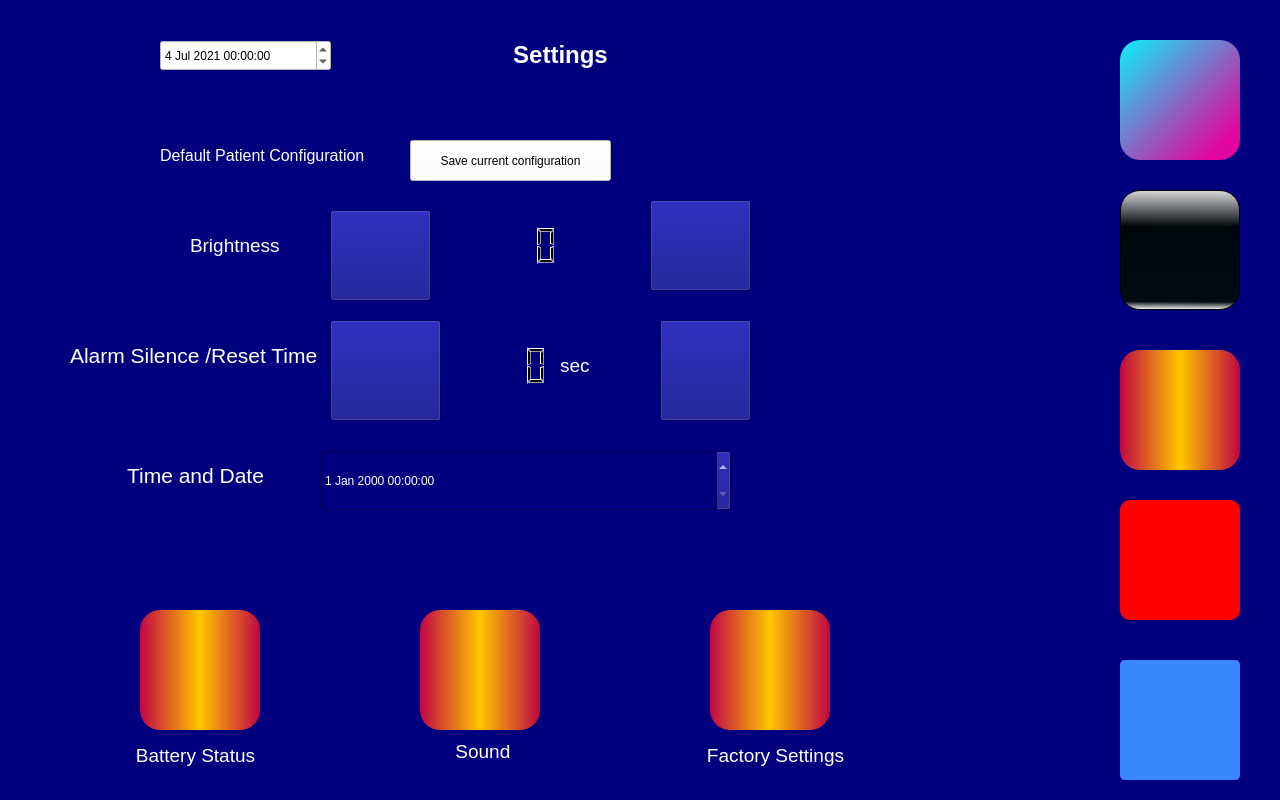
<?xml version="1.0" encoding="UTF-8"?>
<ui version="4.0">
 <class>Form</class>
 <widget class="QWidget" name="Form">
  <property name="geometry">
   <rect>
    <x>0</x>
    <y>0</y>
    <width>1280</width>
    <height>800</height>
   </rect>
  </property>
  <property name="windowTitle">
   <string>Form</string>
  </property>
  <property name="styleSheet">
   <string notr="true">background-color: rgb(0, 0, 127);</string>
  </property>
  <widget class="QFrame" name="frame">
   <property name="geometry">
    <rect>
     <x>0</x>
     <y>0</y>
     <width>1280</width>
     <height>800</height>
    </rect>
   </property>
   <property name="styleSheet">
    <string notr="true">QFrame{
background-color: rgb(0, 0, 127);
border-radius:10px;
border:solid None rgb(255,255,255);





}</string>
   </property>
   <property name="frameShape">
    <enum>QFrame::StyledPanel</enum>
   </property>
   <property name="frameShadow">
    <enum>QFrame::Raised</enum>
   </property>
   <widget class="QLabel" name="label">
    <property name="geometry">
     <rect>
      <x>480</x>
      <y>30</y>
      <width>161</width>
      <height>51</height>
     </rect>
    </property>
    <property name="text">
     <string>&lt;html&gt;&lt;head/&gt;&lt;body&gt;&lt;p&gt;&lt;span style=&quot; font-size:18pt; font-weight:600; color:#ffffff;&quot;&gt;Settings&lt;/span&gt;&lt;/p&gt;&lt;/body&gt;&lt;/html&gt;</string>
    </property>
    <property name="alignment">
     <set>Qt::AlignCenter</set>
    </property>
   </widget>
   <widget class="QLabel" name="label_2">
    <property name="geometry">
     <rect>
      <x>160</x>
      <y>140</y>
      <width>231</width>
      <height>31</height>
     </rect>
    </property>
    <property name="text">
     <string>&lt;html&gt;&lt;head/&gt;&lt;body&gt;&lt;p&gt;&lt;span style=&quot; font-size:12pt; color:#ffffff;&quot;&gt;Default Patient Configuration&lt;/span&gt;&lt;/p&gt;&lt;/body&gt;&lt;/html&gt;</string>
    </property>
   </widget>
   <widget class="QLabel" name="label_3">
    <property name="geometry">
     <rect>
      <x>190</x>
      <y>230</y>
      <width>101</width>
      <height>31</height>
     </rect>
    </property>
    <property name="text">
     <string>&lt;html&gt;&lt;head/&gt;&lt;body&gt;&lt;p&gt;&lt;span style=&quot; font-size:14pt; color:#ffffff;&quot;&gt;Brightness&lt;/span&gt;&lt;/p&gt;&lt;/body&gt;&lt;/html&gt;</string>
    </property>
   </widget>
   <widget class="QLabel" name="label_5">
    <property name="geometry">
     <rect>
      <x>70</x>
      <y>330</y>
      <width>251</width>
      <height>51</height>
     </rect>
    </property>
    <property name="text">
     <string>&lt;html&gt;&lt;head/&gt;&lt;body&gt;&lt;p align=&quot;center&quot;&gt;&lt;span style=&quot; font-size:16pt; color:#ffffff;&quot;&gt;Alarm Silence /Reset Time &lt;/span&gt;&lt;/p&gt;&lt;/body&gt;&lt;/html&gt;</string>
    </property>
   </widget>
   <widget class="QPushButton" name="pushButton_5">
    <property name="geometry">
     <rect>
      <x>410</x>
      <y>140</y>
      <width>201</width>
      <height>41</height>
     </rect>
    </property>
    <property name="toolTip">
     <string>&lt;html&gt;&lt;head/&gt;&lt;body&gt;&lt;p&gt;&lt;span style=&quot; font-size:14pt; color:#ffffff;&quot;&gt;Save current configuration&lt;/span&gt;&lt;/p&gt;&lt;/body&gt;&lt;/html&gt;</string>
    </property>
    <property name="styleSheet">
     <string notr="true">QPushButton{ background-color:white;
font: 12pt &quot;MS Shell Dlg 2&quot;;
 }

QPushButton:pressed{ background-color: orange; }
</string>
    </property>
    <property name="text">
     <string>Save current configuration</string>
    </property>
   </widget>
   <widget class="QLCDNumber" name="lcdNumber">
    <property name="geometry">
     <rect>
      <x>440</x>
      <y>310</y>
      <width>111</width>
      <height>111</height>
     </rect>
    </property>
   </widget>
   <widget class="QLabel" name="label_4">
    <property name="geometry">
     <rect>
      <x>560</x>
      <y>350</y>
      <width>47</width>
      <height>31</height>
     </rect>
    </property>
    <property name="text">
     <string>&lt;html&gt;&lt;head/&gt;&lt;body&gt;&lt;p&gt;&lt;span style=&quot; font-size:14pt; color:#ffffff;&quot;&gt;sec&lt;/span&gt;&lt;/p&gt;&lt;/body&gt;&lt;/html&gt;</string>
    </property>
   </widget>
   <widget class="QPushButton" name="pushButton_10">
    <property name="geometry">
     <rect>
      <x>1120</x>
      <y>660</y>
      <width>120</width>
      <height>120</height>
     </rect>
    </property>
    <property name="styleSheet">
     <string notr="true">QPushButton{image: url(:/newPrefix/New folder/back_light.png);

	color: white;
	background-color: rgb(58, 134, 255);
	border-radius: 5px;
}
QPushButton:pressed{ background-color: orange; }
</string>
    </property>
    <property name="text">
     <string/>
    </property>
   </widget>
   <widget class="QPushButton" name="Defaultview">
    <property name="geometry">
     <rect>
      <x>1120</x>
      <y>190</y>
      <width>120</width>
      <height>120</height>
     </rect>
    </property>
    <property name="styleSheet">
     <string notr="true">QPushButton{
image: url(:/newPrefix/New folder/default_view_light.png);

	color: white;
	background-color:qlineargradient(spread:reflect, x1:1, y1:0, x2:0.995, y2:1, stop:0 rgba(218, 218, 218, 255), stop:0.305419 rgba(0, 7, 11, 255), stop:0.935961 rgba(2, 11, 18, 255), stop:1 rgba(240, 240, 240, 255));
	border: 1px solid black;
	border-radius: 20px;
}
QPushButton:pressed{ background-color: orange; }
</string>
    </property>
    <property name="text">
     <string/>
    </property>
   </widget>
   <widget class="QPushButton" name="Graphview">
    <property name="geometry">
     <rect>
      <x>1120</x>
      <y>350</y>
      <width>120</width>
      <height>120</height>
     </rect>
    </property>
    <property name="styleSheet">
     <string notr="true">QPushButton{
	color: white;
	background-color:qlineargradient(spread:reflect, x1:0.5, y1:0.5, x2:1, y2:0.5, stop:0 rgba(255, 199, 0, 255), stop:1 rgba(192, 5, 67, 255));
	border-radius: 20px;
image: url(:/newPrefix/New folder/graph_view_light.png);

}
QPushButton:pressed{ background-color: orange; }
</string>
    </property>
    <property name="text">
     <string/>
    </property>
   </widget>
   <widget class="QPushButton" name="pushButton_20">
    <property name="geometry">
     <rect>
      <x>650</x>
      <y>200</y>
      <width>101</width>
      <height>91</height>
     </rect>
    </property>
    <property name="styleSheet">
     <string notr="true">image: url(:/newPrefix/New folder/btn-add-normal.png);</string>
    </property>
    <property name="text">
     <string/>
    </property>
   </widget>
   <widget class="QPushButton" name="pushButton_21">
    <property name="geometry">
     <rect>
      <x>330</x>
      <y>210</y>
      <width>101</width>
      <height>91</height>
     </rect>
    </property>
    <property name="styleSheet">
     <string notr="true">image: url(:/newPrefix/New folder/btn-remove-normal.png);</string>
    </property>
    <property name="text">
     <string/>
    </property>
   </widget>
   <widget class="QPushButton" name="pushButton_2">
    <property name="geometry">
     <rect>
      <x>330</x>
      <y>320</y>
      <width>111</width>
      <height>101</height>
     </rect>
    </property>
    <property name="styleSheet">
     <string notr="true">image: url(:/newPrefix/New folder/btn-remove-normal.png);</string>
    </property>
    <property name="text">
     <string/>
    </property>
   </widget>
   <widget class="QPushButton" name="pushButton_3">
    <property name="geometry">
     <rect>
      <x>660</x>
      <y>320</y>
      <width>91</width>
      <height>101</height>
     </rect>
    </property>
    <property name="styleSheet">
     <string notr="true">image: url(:/newPrefix/New folder/btn-add-normal.png);</string>
    </property>
    <property name="text">
     <string/>
    </property>
   </widget>
   <widget class="QPushButton" name="alarms">
    <property name="geometry">
     <rect>
      <x>1120</x>
      <y>500</y>
      <width>120</width>
      <height>120</height>
     </rect>
    </property>
    <property name="styleSheet">
     <string notr="true">
QPushButton

{image: url(:/newPrefix/New folder/icons8-alarm-96.png);

background-color: rgb(255, 0, 0);

color: rgb(0, 0, 0);

border-radius:10px;

}

QPushButton:hover:!pressed

{
color: qlineargradient(spread:pad, x1:0, y1:0, x2:0, y2:1,   stop:0 rgba(60, 186, 162, 255), stop:1 rgba(98, 211, 162, 255))
}



QPushButton

{

border-style: none;

}

QPushButton:hover:!pressed

{

border-style: solid;

border-color:grey;

border-width: 2px;

}
QPushButton:pressed{ background-color: green; }
</string>
    </property>
    <property name="text">
     <string/>
    </property>
   </widget>
   <widget class="QLCDNumber" name="lcdNumber_2">
    <property name="geometry">
     <rect>
      <x>450</x>
      <y>190</y>
      <width>111</width>
      <height>111</height>
     </rect>
    </property>
   </widget>
   <widget class="QDateTimeEdit" name="dateTimeEdit_2">
    <property name="geometry">
     <rect>
      <x>160</x>
      <y>40</y>
      <width>171</width>
      <height>31</height>
     </rect>
    </property>
    <property name="styleSheet">
     <string notr="true">font: 12pt &quot;MS Shell Dlg 2&quot;;
background-color: rgb(255, 255, 255);</string>
    </property>
    <property name="locale">
     <locale language="English" country="UnitedStates"/>
    </property>
    <property name="wrapping">
     <bool>false</bool>
    </property>
    <property name="date">
     <date>
      <year>2021</year>
      <month>7</month>
      <day>4</day>
     </date>
    </property>
   </widget>
   <widget class="QStackedWidget" name="stackedWidget_2">
    <property name="geometry">
     <rect>
      <x>20</x>
      <y>20</y>
      <width>120</width>
      <height>80</height>
     </rect>
    </property>
    <property name="styleSheet">
     <string notr="true">image: url(:/newPrefix/New folder/power_critical_light.png);
background-color: rgb(0, 0, 127);</string>
    </property>
    <widget class="QWidget" name="page_5">
     <property name="styleSheet">
      <string notr="true">image: url(:/newPrefix/New folder/power_battery_light.png);</string>
     </property>
    </widget>
    <widget class="QWidget" name="page_6">
     <property name="styleSheet">
      <string notr="true">image: url(:/newPrefix/New folder/power_batteryCharging_light.png);</string>
     </property>
    </widget>
    <widget class="QWidget" name="page_7"/>
    <widget class="QWidget" name="page_8">
     <property name="styleSheet">
      <string notr="true">image: url(:/newPrefix/New folder/power_wall_light.png);</string>
     </property>
    </widget>
   </widget>
   <widget class="QPushButton" name="trigger">
    <property name="geometry">
     <rect>
      <x>1120</x>
      <y>40</y>
      <width>120</width>
      <height>120</height>
     </rect>
    </property>
    <property name="styleSheet">
     <string notr="true">QPushButton{
	color: white;
	background-color: qlineargradient(spread:pad, x1:0, y1:0, x2:0.857143, y2:0.857955, stop:0 rgba(10, 242, 251, 255), stop:1 rgba(224, 6, 159, 255));
	border-radius: 20px;
image: url(:/newPrefix/New folder/trigger_light.png);

}
QPushButton:pressed{ background-color: orange; }
</string>
    </property>
    <property name="text">
     <string/>
    </property>
   </widget>
   <widget class="QLabel" name="label_6">
    <property name="geometry">
     <rect>
      <x>70</x>
      <y>450</y>
      <width>251</width>
      <height>51</height>
     </rect>
    </property>
    <property name="text">
     <string>&lt;html&gt;&lt;head/&gt;&lt;body&gt;&lt;p align=&quot;center&quot;&gt;&lt;span style=&quot; font-size:16pt; color:#ffffff;&quot;&gt;Time and Date&lt;/span&gt;&lt;/p&gt;&lt;/body&gt;&lt;/html&gt;</string>
    </property>
   </widget>
   <widget class="QDateTimeEdit" name="dateTimeEdit">
    <property name="geometry">
     <rect>
      <x>320</x>
      <y>450</y>
      <width>411</width>
      <height>61</height>
     </rect>
    </property>
    <property name="styleSheet">
     <string notr="true">font: 16pt &quot;MS Shell Dlg 2&quot;;
color: rgb(255, 255, 255);</string>
    </property>
   </widget>
   <widget class="QLabel" name="label_7">
    <property name="geometry">
     <rect>
      <x>130</x>
      <y>740</y>
      <width>131</width>
      <height>31</height>
     </rect>
    </property>
    <property name="text">
     <string>&lt;html&gt;&lt;head/&gt;&lt;body&gt;&lt;p align=&quot;center&quot;&gt;&lt;span style=&quot; font-size:14pt; color:#ffffff;&quot;&gt;Battery Status&lt;/span&gt;&lt;/p&gt;&lt;/body&gt;&lt;/html&gt;</string>
    </property>
   </widget>
   <widget class="QLabel" name="label_8">
    <property name="geometry">
     <rect>
      <x>450</x>
      <y>740</y>
      <width>71</width>
      <height>21</height>
     </rect>
    </property>
    <property name="text">
     <string>&lt;html&gt;&lt;head/&gt;&lt;body&gt;&lt;p align=&quot;center&quot;&gt;&lt;span style=&quot; font-size:14pt; color:#ffffff;&quot;&gt;Sound &lt;/span&gt;&lt;/p&gt;&lt;/body&gt;&lt;/html&gt;</string>
    </property>
   </widget>
   <widget class="QLabel" name="label_9">
    <property name="geometry">
     <rect>
      <x>700</x>
      <y>740</y>
      <width>151</width>
      <height>31</height>
     </rect>
    </property>
    <property name="text">
     <string>&lt;html&gt;&lt;head/&gt;&lt;body&gt;&lt;p align=&quot;center&quot;&gt;&lt;span style=&quot; font-size:14pt; color:#ffffff;&quot;&gt;Factory Settings&lt;/span&gt;&lt;/p&gt;&lt;/body&gt;&lt;/html&gt;</string>
    </property>
   </widget>
   <widget class="QPushButton" name="pushButton_4">
    <property name="geometry">
     <rect>
      <x>710</x>
      <y>610</y>
      <width>120</width>
      <height>120</height>
     </rect>
    </property>
    <property name="styleSheet">
     <string notr="true">QPushButton{
	color: white;
	background-color:qlineargradient(spread:reflect, x1:0.5, y1:0.5, x2:1, y2:0.5, stop:0 rgba(255, 199, 0, 255), stop:1 rgba(192, 5, 67, 255));
	border-radius: 20px;
image: url(:/newPrefix/New folder/icons8-restore-window-96.png);

}
QPushButton:pressed{ background-color: orange; }
</string>
    </property>
    <property name="text">
     <string/>
    </property>
   </widget>
   <widget class="QPushButton" name="pushButton_6">
    <property name="geometry">
     <rect>
      <x>140</x>
      <y>610</y>
      <width>120</width>
      <height>120</height>
     </rect>
    </property>
    <property name="styleSheet">
     <string notr="true">QPushButton{
	color: white;
	background-color:qlineargradient(spread:reflect, x1:0.5, y1:0.5, x2:1, y2:0.5, stop:0 rgba(255, 199, 0, 255), stop:1 rgba(192, 5, 67, 255));
	border-radius: 20px;
image: url(:/newPrefix/New folder/battery.png);

}
QPushButton:pressed{ background-color: orange; }
</string>
    </property>
    <property name="text">
     <string/>
    </property>
   </widget>
   <widget class="QPushButton" name="pushButton_7">
    <property name="geometry">
     <rect>
      <x>420</x>
      <y>610</y>
      <width>120</width>
      <height>120</height>
     </rect>
    </property>
    <property name="styleSheet">
     <string notr="true">QPushButton{
	color: white;
	background-color:qlineargradient(spread:reflect, x1:0.5, y1:0.5, x2:1, y2:0.5, stop:0 rgba(255, 199, 0, 255), stop:1 rgba(192, 5, 67, 255));
	border-radius: 20px;
image: url(:/newPrefix/New folder/volume.png);

}
QPushButton:pressed{ background-color: orange; }
</string>
    </property>
    <property name="text">
     <string/>
    </property>
   </widget>
  </widget>
 </widget>
 <resources>
  <include location="ui.qrc"/>
 </resources>
 <connections/>
</ui>
